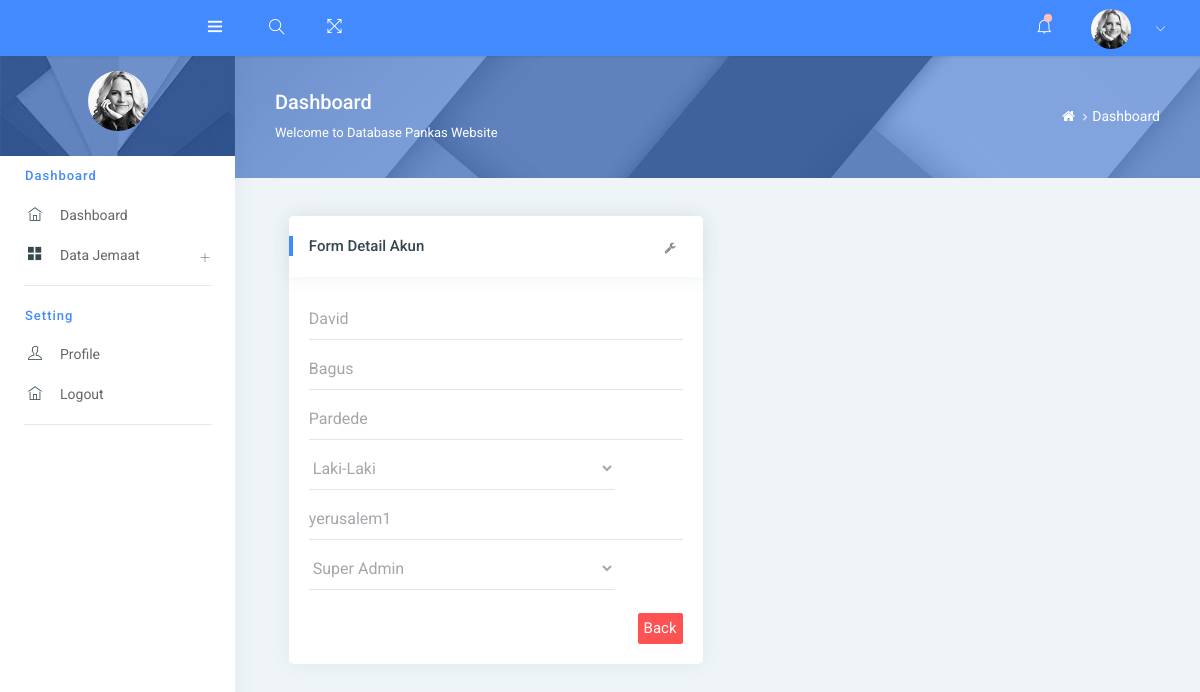
The app's page /user/detail_data/1 with its own data.
### tables this page shows
CREATE TABLE `user` (
  `id_user` int(11) NOT NULL,
  `username` varchar(100) NOT NULL,
  `password` varchar(50) NOT NULL,
  `nama_depan` varchar(50) NOT NULL,
  `nama_tengah` varchar(50) NOT NULL,
  `nama_belakang` varchar(50) NOT NULL,
  `role` int(2) NOT NULL DEFAULT 3,
  `jenis_kelamin` int(2) NOT NULL
);

### application/controllers/User.php (called while the page is built, shortened)
<?php
class User extends CI_Controller
{
    public function __construct()
    {
        $this->load->model('ModelAuth', 'auth');
    }
    public function detail_data($id)
    {
        $data['user'] = $this->db->query("SELECT * FROM user where id_user='$id'")->result();
        $this->load->view('user/lihat/index', $data);
    }
}
?>

### index.php (called while the page is built, shortened)
<?php
require_once BASEPATH.'core/CodeIgniter.php';

### application/views/user/lihat/form.php (the view, shortened to what this page needs)
<div class="col-md-6 center">
    <div class="card">
        <div class="card-header">
            <h5>Form Detail Akun</h5>
            <div class="card-header-right">
                <ul class="list-unstyled card-option">
                    <li><i class="fa fa fa-wrench open-card-option"></i></li>
                </ul>
            </div>
        </div>
        <?php
        foreach($user as $u)
        {
        ?>
        <div class="card-block">
            <form class="form-material">
                <div class="form-group form-default">
                    <input type="text" value="<?= $u->nama_depan?>" name="nama_depan" class="form-control" required="" disabled>
                </div>
                <div class="form-group form-default">
                    <input type="text" value="<?= $u->nama_tengah?>" name="nama_tengah" class="form-control" required="" disabled>
                </div>
                <div class="form-group form-default">
                    <input type="text" value="<?= $u->nama_belakang?>" name="nama_belakang" class="form-control" required="" disabled>
                </div>
                <div class="form-group row">
                    <div class="col-sm-10">
                        <select name="jenis_kelamin" class="form-control" disabled>
                            <option <?php if($u->jenis_kelamin == "1") {echo "selected='selected'";} echo $u->jenis_kelamin;?> value="1">Laki-Laki</option>
                        </select>
                    </div>
                </div>
                <div class="form-group form-default">
                    <input type="text" value="<?= $u->username?>" name="username" class="form-control" required="" disabled>
                </div>
                <div class="form-group row">
                    <div class="col-sm-10">
                        <select name="role" class="form-control" disabled>
                            <option <?php if($u->role == "1") {echo "selected='selected'";} echo $u->role;?> value="1">Super Admin</option>
                        </select>
                    </div>
                </div>
                <div class="d-flex justify-content-end">
                    <button type="button" class="btn btn-danger btn text-right mt-3" onclick="window.history.go(-1)"> Back</button>
                </div>
            </form>
        </div>
        <?php } ?>
    </div>
</div>

### records on screen
user: nama_depan "David", nama_tengah "Bagus", nama_belakang "Pardede", jenis_kelamin "Laki-Laki", username "yerusalem1", role "Super Admin"
